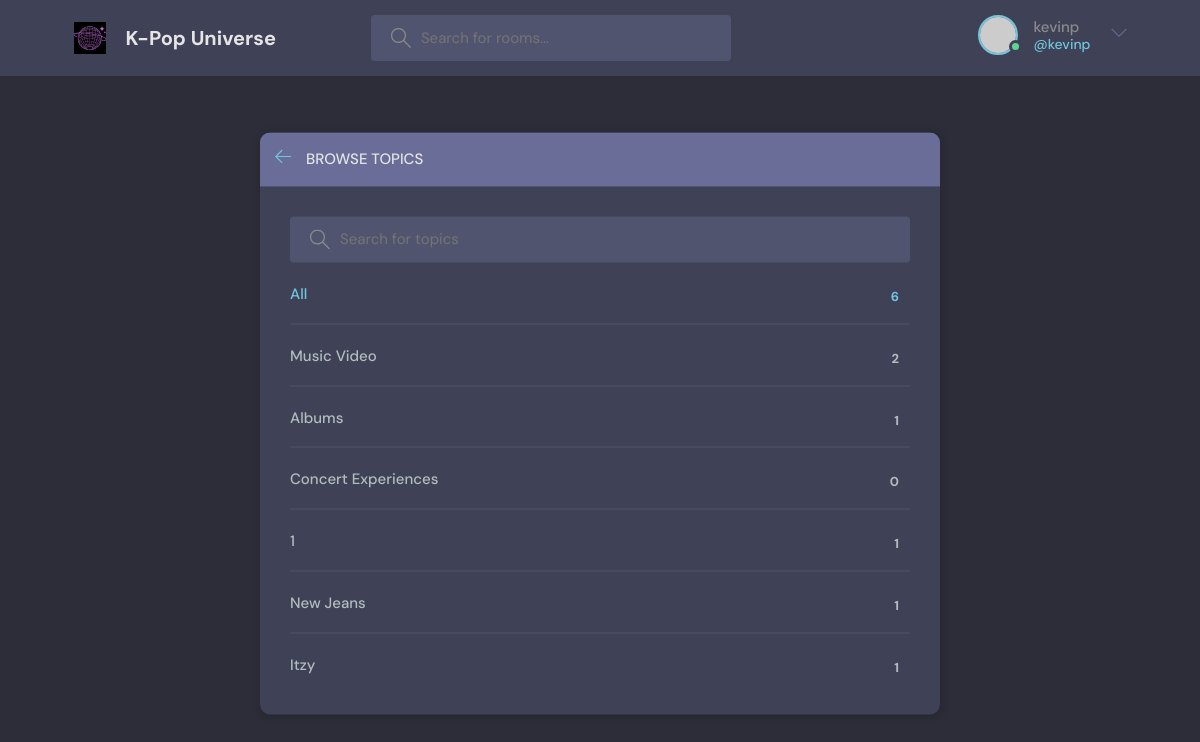
The page /topics/ (signed in) on the database its author committed.
### base/models.py (models this page shows, shortened)
class Topic(models.Model):
    name = models.CharField(max_length=200)

### base/views.py (the view)
# urls.py: path('topics/', views.topicsPage, name="topics"),
def topicsPage(request):
    q = request.GET.get('q') if request.GET.get('q') != None else ''
    topics = Topic.objects.filter(name__icontains=q)
    return render(request, 'base/topics.html', {'topics' : topics})

### base/templates/base/topics.html (shortened to what this page needs)
{% extends 'main.html' %}
{% block content %}
<main class="create-room layout">
  <div class="container">
    <div class="layout__box">
      <div class="layout__boxHeader">
        <div class="layout__boxTitle">
          <a href="{% url 'home' %}">
            <svg version="1.1" xmlns="http://www.w3.org/2000/svg" width="32" height="32" viewBox="0 0 32 32">
              <title>arrow-left</title>
              <path
                d="M13.723 2.286l-13.723 13.714 13.719 13.714 1.616-1.611-10.96-10.96h27.625v-2.286h-27.625l10.965-10.965-1.616-1.607z">
              </path>
            </svg>
          </a>
          <h3>Browse Topics</h3>
        </div>
      </div>
      <div class="topics-page layout__body">
        <form action="" method="GET" class="header__search">
          <label>
            <input name="q" placeholder="Search for topics" />
          </label>
        </form>
        <ul class="topics__list">
          <li>
            <a href="{% url 'topics' %}" class="active">All <span>{{topics.count}}</span></a>
          </li>
          {% for topic in topics %}
          <li>
            <a href="{% url 'home' %}?q={{topic.name}}">{{ topic.name }} <span>{{topic.room_set.all.count}}</span></a>
          </li>
          {% endfor %}
        </ul>
      </div>
    </div>
  </div>
</main>
{% endblock content %}

### templates/navbar.html (shortened to what this page needs)
{% load static %}
<header class="header header--loggedIn">
    <div class="container">
      <a href="{% url 'home' %}" class="header__logo">
        <img src="{% static 'images/Klogo.svg'%}" />
        <h1>K-Pop Universe</h1>
      </a>
      <form class="header__search" method="GET" action="{% url 'home' %}">
        <label>
          <input name="q" placeholder="Search for rooms..." />
        </label>
      </form>
      <nav class="header__menu">
        {% if request.user.is_authenticated %}
        <div class="header__user">
          <a href="{% url 'update-user' %}">
            <div class="avatar avatar--medium active">
              <img src="https://randomuser.me/api/portraits/men/37.jpg" />
            </div>
            <p>{{request.user.username}} <span>@{{request.user.username}}</span></p>
          </a>
          <button class="dropdown-button">
            <svg version="1.1" xmlns="http://www.w3.org/2000/svg" width="32" height="32" viewBox="0 0 32 32">
              <title>chevron-down</title>
              <path d="M16 21l-13-13h-3l16 16 16-16h-3l-13 13z"></path>
            </svg>
          </button>
        </div>
        {% else %}
        <a href="{% url 'login' %}">
          <img src="{% static 'images//avatar.svg' %}" />
          <p>Login</p>
        </a>
        {% endif %}
      </nav>
    </div>
  </header>

### static/styles/style.css (style rules this page uses)
:root { --color-main: #71c6dd; --color-main-light: #e1f6fb; --color-dark: #3f4156; --color-dark-medium: #51546e; --color-dark-light: #696d97; --color-light: #e5e5e5; --color-gray: #8b8b8b; --color-light-gray: #b2bdbd; --color-bg: #2d2d39; --color-success: #5dd693; --color-error: #fc4b0b; }
* { font-family: "DM Sans", -apple-system, BlinkMacSystemFont, "Segoe UI", Roboto, Oxygen, Ubuntu, Cantarell, "Open Sans", "Helvetica Neue", sans-serif; margin: 0; padding: 0; box-sizing: border-box; text-rendering: optimizeLegibility; font-size: inherit; }
html { font-size: 56.25%; }
@media only screen and (min-width: 1200px) { html { font-size: 62.5%; } }
body { line-height: 1.6; font-weight: 400; font-size: 1.5rem; color: var(--color-light-gray); background-color: var(--color-bg); min-height: 100vh; }
img { width: 100%; }
a { display: inline-block; color: var(--color-main); text-decoration: none; }
.container { max-width: 120rem; width: 90%; margin: auto; }
.avatar { position: relative; display: inline-block; border-radius: 50%; border: 2px solid var(--color-main); }
.avatar img { display: block; border-radius: 50%; object-fit: cover; object-position: center; }
.avatar::after { content: ""; display: block; position: absolute; background-color: var(--color-gray); z-index: 111; border-radius: 50%; border: 0.3rem solid var(--color-dark); }
.avatar.active::after { background-color: var(--color-success); }
.avatar.avatar--medium img { width: 3.6rem; height: 3.6rem; border-radius: 50%; }
.avatar.avatar--medium:after { width: 0.7rem; height: 0.7rem; bottom: 0px; right: -6px; }
.header { padding: 1.5rem; background-color: var(--color-dark); }
.header > .container { display: flex; gap: 9.5rem; }
.header__logo, .header__user { display: flex; gap: 2rem; align-items: center; }
.header__logo > img { height: 3.2rem; width: 3.2rem; }
.header__logo > h1 { font-weight: 700; font-size: 2rem; color: var(--color-light); }
.header__search > label { background-color: var(--color-dark-medium); padding: 1.3rem 1rem; display: flex; align-items: center; gap: 1rem; border-radius: 4px; }
.header__search svg { fill: var(--color-gray); width: 2rem; height: 2rem; margin-left: 1rem; }
.header__search input { width: 30rem; background: transparent; border: none; outline: none; color: var(--color-light); }
.header__menu { margin-left: auto; position: relative; }
.header__menu a { display: flex; gap: 1.5rem; align-items: center; font-weight: 500; text-decoration: none; color: var(--color-gray); }
.header__menu img { height: 3.6rem; }
.header__menu p { line-height: 1.2; }
.header__menu span { color: var(--color-main); font-weight: 500; font-size: 1.4rem; display: block; }
.header__menu svg { width: 1.6rem; height: 1.6rem; fill: var(--color-dark-light); }
.dropdown-button { background: transparent; border: 0; outline: 0; cursor: pointer; }
.layout { margin-top: 2.4rem; }
.layout > .container { display: flex; justify-content: space-between; align-items: flex-start; }
.layout__box { width: 90%; max-width: 48rem; min-height: 40rem; position: absolute; top: 50%; left: 50%; transform: translate(-50%, -46%); background-color: var(--color-dark); border-radius: 1rem; box-shadow: 1px 1px 6px 3px rgba(0, 0, 0, 0.1); overflow: hidden; }
.layout__boxHeader { display: flex; padding: 1.5rem; background-color: var(--color-dark-light); }
.layout__boxTitle { display: flex; gap: 1.5rem; align-items: center; }
.layout__boxTitle h3 { text-transform: uppercase; font-weight: 500; color: var(--color-light); }
.layout__boxTitle svg { width: 1.6rem; height: 1.6rem; fill: var(--color-main); }
.layout__body { margin: 3rem; }
.topics__list { list-style: none; }
.topics__list li a { display: flex; justify-content: space-between; margin-bottom: 3rem; font-weight: 500; color: var(--color-light-gray); transition: all 0.3s ease-in-out; }
.topics__list li a.active, .topics__list li a:hover { color: var(--color-main); }
.topics__list li a span { padding: 0.5rem 1rem; background-color: var(--color-dark); border-radius: 3px; font-size: 1.3rem; font-weight: 700; letter-spacing: 1px; }
.topics-page .topics__list li:not(:last-child) a { margin: 2rem 0; padding-bottom: 1rem; text-decoration: none; border-bottom: 1px solid var(--color-dark-medium); }
.topics-page .header__search { display: block; }
.create-room.layout .layout__box { max-width: 68rem; }

### rows shown on the page
Topic: name "Music Video", room_set.all.count "2"
Topic: name "Albums", room_set.all.count "1"
Topic: name "Concert Experiences", room_set.all.count "0"
Topic: name "1", room_set.all.count "1"
Topic: name "New Jeans", room_set.all.count "1"
Topic: name "Itzy", room_set.all.count "1"

### other values the page prints
{{ request.user.username }} "kevinp"
{{ topics.count }} "6"
